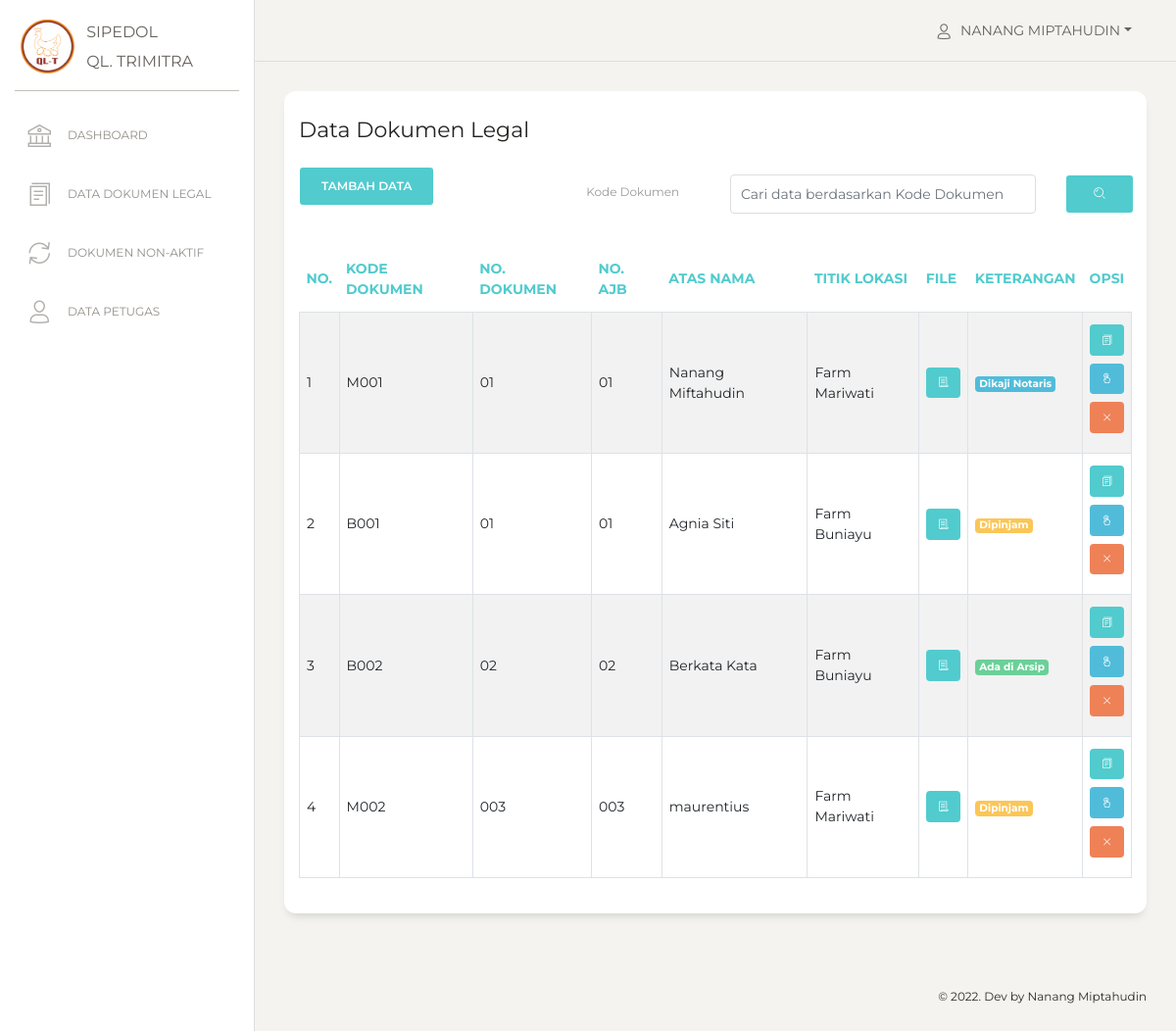
Page /view_legal/index.php (signed in) on the committed database.
### tables this page shows
CREATE TABLE `users` (
  `id` int(11) NOT NULL,
  `nama` varchar(255) NOT NULL,
  `email` varchar(255) NOT NULL,
  `username` varchar(255) NOT NULL,
  `password` varchar(255) NOT NULL,
  `role_id` int(11) NOT NULL,
  `date_created` date NOT NULL,
  `is_active` int(11) NOT NULL
);

CREATE TABLE `data_legal` (
  `id_legal` int(11) NOT NULL,
  `kode_dokumen` varchar(100) NOT NULL,
  `no_dokumen` varchar(100) NOT NULL,
  `no_hgb` varchar(100) NOT NULL,
  `no_ajb` varchar(100) NOT NULL,
  `luas_tanah` int(11) NOT NULL,
  `atas_nama` varchar(100) NOT NULL,
  `no_kuasa` varchar(100) NOT NULL,
  `titik_lokasi` int(11) NOT NULL,
  `file` varchar(255) NOT NULL,
  `status_dokumen` int(11) NOT NULL,
  `keterangan` varchar(256) NOT NULL,
  `date_created` date NOT NULL,
  `is_active` int(1) NOT NULL
);

CREATE TABLE `titik_lokasi` (
  `id_titik_lokasi` int(11) NOT NULL,
  `lokasi` varchar(100) NOT NULL,
  `date_created` date NOT NULL
);

CREATE TABLE `status_dokumen` (
  `id_status_dokumen` int(11) NOT NULL,
  `status` varchar(100) NOT NULL,
  `date_created` date NOT NULL
);

### functions.php (called while the page is built, shortened)
<?php
$conn = mysqli_connect("localhost", "root", "", "db_sipedol");
function query($query)
{
    global $conn;
    $result = mysqli_query($conn, $query);
    $rows = [];
    while ($row = mysqli_fetch_assoc($result)) {
        $rows[] = $row;
    }
    return $rows;
}

### view_legal/index.php (the view, shortened to what this page needs)
<?php
include "../view_template/header.php";
include "../view_template/sidebar.php";
include "../view_template/topbar.php";
if (!isset($_POST["search"])) {
    $legal = query("SELECT * FROM data_legal
                INNER JOIN titik_lokasi ON data_legal.titik_lokasi = titik_lokasi.id_titik_lokasi
                INNER JOIN status_dokumen ON data_legal.status_dokumen = status_dokumen.id_status_dokumen
                WHERE is_active = 1
                ");
}
?>
<div class="content">
    <div class="row">
        <div class="col-md-12">
            <div class="card ">
                <div class="card-header ">
                    <h5 class="card-title">Data Dokumen Legal</h5>
                    <div class="row">
                        <div class="col-12 col-lg-4">
                            <a href="legal_add.php?titik_lokasi=1" class='btn btn-primary'>
                                <span>Tambah Data</span>
                            </a>
                        </div>
                        <div class="col-12 col-lg-8 pt-2">
                            <form action="" method="post">
                                <div class="form-group row align-items-center">
                                    <div class="col-3">
                                        <label for="kode">Kode Dokumen</label>
                                    </div>
                                    <div class="col-7">
                                        <input type="text" class="form-control" name="kode" id="kode" placeholder="Cari data berdasarkan Kode Dokumen">
                                    </div>
                                    <div class="col-2">
                                        <button type="submit" class="btn btn-primary w-100" name="search"><i class="nc-icon nc-zoom-split"></i></button>
                                    </div>
                                </div>
                            </form>
                        </div>
                    </div>
                </div>
                <div class="card-body ">
                    <div class="table-responsive">
                        <table class="table table-striped table-bordered table-sm">
                            <thead class=" text-primary">
                                <th>No.</th>
                                <th>Kode Dokumen</th>
                                <th>No. Dokumen</th>
                                <th>No. AJB</th>
                                <th>Atas Nama</th>
                                <th>Titik Lokasi</th>
                                <th>File</th>
                                <th>Keterangan</th>
                                <th>Opsi</th>
                            </thead>
                            <tbody>
                                <?php $i = 1; ?>
                                <?php foreach ($legal as $l) : ?>
                                    <tr>
                                        <td><?= $i; ?></td>
                                        <td><?= $l["kode_dokumen"]; ?></td>
                                        <td><?= $l["no_dokumen"]; ?></td>
                                        <td><?= $l["no_ajb"]; ?></td>
                                        <td><?= $l["atas_nama"]; ?></td>
                                        <td><?= $l["lokasi"]; ?></td>
                                        <td>
                                            <a class="badge bg-primary text-white" href="../dokumen/<?= $l["file"]; ?>" target="_blank"><i class="nc-icon nc-paper p-2"></i></a>
                                        </td>
                                        <td>
                                            <?php if ($l["id_status_dokumen"] == 1) : ?>
                                                <span class="badge bg-info text-white"><?= $l["status"]; ?></span>
                                            <?php elseif ($l["id_status_dokumen"] == 2) : ?>
                                                <span class="badge bg-success text-white"><?= $l["status"]; ?></span>
                                            <?php elseif ($l["id_status_dokumen"] == 3) : ?>
                                                <span class="badge bg-warning text-white"><?= $l["status"]; ?></span>
                                            <?php else : ?>
                                                <span class="badge bg-danger text-white"><?= $l["status"]; ?></span>
                                            <?php endif; ?>
                                        </td>
                                        <td>
                                            <a href="legal_detail.php?id=<?= $l["id_legal"] ?>" class="badge bg-primary text-white mb-2"><i class="nc-icon nc-single-copy-04 p-2"></i></a> <br>
                                            <a href="legal_edit.php?id=<?= $l["id_legal"] ?>" class="badge bg-info text-white mb-2"><i class="nc-icon nc-tap-01 p-2"></i></a><br>
                                            <?php if ($user['role_id'] == 1) : ?>
                                                <a href="legal_delete.php?id=<?= $l["id_legal"] ?>" class="badge bg-danger text-white mb-2" onclick="return confirm('Yakin akan menon-aktifkan dokumen : <?= $l['atas_nama']; ?> ?');"><i class="nc-icon nc-simple-remove p-2"></i></a>
                                            <?php else : ?>
                                            <?php endif; ?>
                                        </td>
                                    </tr>
                                    <?php $i++; ?>
                                <?php endforeach; ?>
                            </tbody>
                        </table>
                    </div>
                </div>
            </div>
        </div>
    </div>
</div>
<?php include "../view_template/footer.php"; ?>

### view_template/topbar.php (shortened to what this page needs)
<nav class="navbar navbar-expand-lg navbar-absolute fixed-top navbar-transparent">
    <div class="container-fluid">
        <div class="navbar-wrapper">
            <a class="navbar-brand" href="javascript:;">Dashboard</a>
        </div>
        <div class="collapse navbar-collapse justify-content-end" id="navigation">
            <ul class="navbar-nav">
                <li class="nav-item btn-rotate dropdown">
                    <a class="nav-link dropdown-toggle" href="#" id="navbarDropdownMenuLink" data-toggle="dropdown" aria-haspopup="true" aria-expanded="false">
                        <i class="nc-icon nc-single-02"></i>
                        <p>
                            <span class="d-md-block"><?= $user["nama"]; ?></span>
                        </p>
                    </a>
                </li>
            </ul>
        </div>
    </div>
</nav>
<div class="wrapper ">
    <div class="main-panel">

### rows in the picture
users: nama "NANANG MIPTAHUDIN"
data_legal: kode_dokumen "M001", no_dokumen "01", no_ajb "01", atas_nama "Nanang Miftahudin", titik_lokasi.lokasi "Farm Mariwati", status_dokumen.status "Dikaji Notaris"
data_legal: kode_dokumen "B001", no_dokumen "01", no_ajb "01", atas_nama "Agnia Siti", titik_lokasi.lokasi "Farm Buniayu", status_dokumen.status "Dipinjam"
data_legal: kode_dokumen "B002", no_dokumen "02", no_ajb "02", atas_nama "Berkata Kata", titik_lokasi.lokasi "Farm Buniayu", status_dokumen.status "Ada di Arsip"
data_legal: kode_dokumen "M002", no_dokumen "003", no_ajb "003", atas_nama "maurentius", titik_lokasi.lokasi "Farm Mariwati", status_dokumen.status "Dipinjam"
